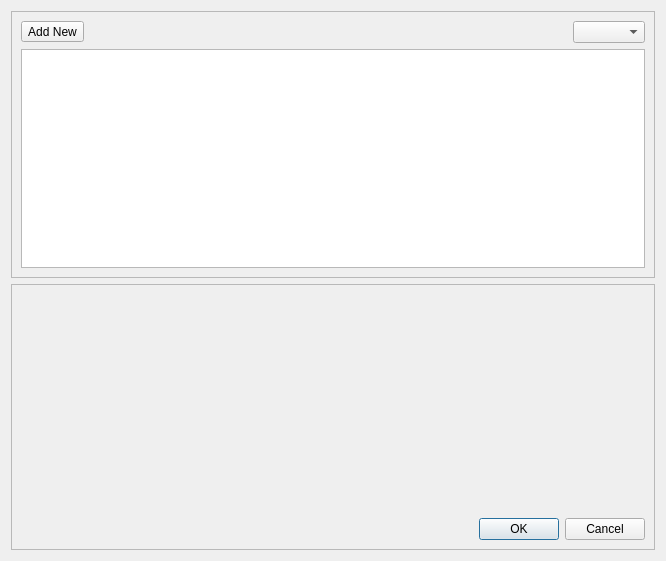
<?xml version="1.0" encoding="UTF-8"?>
<ui version="4.0">
 <class>MainWidget</class>
 <widget class="QWidget" name="MainWidget">
  <property name="geometry">
   <rect>
    <x>0</x>
    <y>0</y>
    <width>666</width>
    <height>561</height>
   </rect>
  </property>
  <property name="windowTitle">
   <string notr="true">MainWidget</string>
  </property>
  <layout class="QVBoxLayout" name="verticalLayout">
   <item>
    <widget class="QFrame" name="frameList">
     <property name="frameShape">
      <enum>QFrame::StyledPanel</enum>
     </property>
     <property name="frameShadow">
      <enum>QFrame::Raised</enum>
     </property>
     <layout class="QGridLayout" name="gridLayout_2">
      <item row="0" column="0">
       <layout class="QHBoxLayout" name="horizontalLayout_3">
        <item>
         <widget class="QToolButton" name="pushNew">
          <property name="text">
           <string>Add New</string>
          </property>
          <property name="popupMode">
           <enum>QToolButton::InstantPopup</enum>
          </property>
          <property name="toolButtonStyle">
           <enum>Qt::ToolButtonTextBesideIcon</enum>
          </property>
          <property name="arrowType">
           <enum>Qt::NoArrow</enum>
          </property>
         </widget>
        </item>
        <item>
         <spacer name="horizontalSpacer_2">
          <property name="orientation">
           <enum>Qt::Horizontal</enum>
          </property>
          <property name="sizeHint" stdset="0">
           <size>
            <width>40</width>
            <height>20</height>
           </size>
          </property>
         </spacer>
        </item>
        <item>
         <widget class="KComboBox" name="comboFilter"/>
        </item>
       </layout>
      </item>
      <item row="1" column="0">
       <widget class="QListWidget" name="listItems"/>
      </item>
     </layout>
    </widget>
   </item>
   <item>
    <widget class="QFrame" name="frameEdit">
     <property name="frameShape">
      <enum>QFrame::StyledPanel</enum>
     </property>
     <property name="frameShadow">
      <enum>QFrame::Raised</enum>
     </property>
     <layout class="QGridLayout" name="gridLayout_3">
      <item row="1" column="0">
       <widget class="QDialogButtonBox" name="buttonBox">
        <property name="standardButtons">
         <set>QDialogButtonBox::Cancel|QDialogButtonBox::Ok</set>
        </property>
       </widget>
      </item>
      <item row="0" column="0">
       <widget class="QScrollArea" name="scrollWidget">
        <property name="frameShape">
         <enum>QFrame::NoFrame</enum>
        </property>
        <property name="frameShadow">
         <enum>QFrame::Plain</enum>
        </property>
        <property name="widgetResizable">
         <bool>true</bool>
        </property>
        <widget class="QWidget" name="scrollAreaWidgetContents">
         <property name="geometry">
          <rect>
           <x>0</x>
           <y>0</y>
           <width>644</width>
           <height>231</height>
          </rect>
         </property>
         <layout class="QGridLayout" name="gridLayout">
          <item row="0" column="0">
           <widget class="QFrame" name="frameWidget">
            <property name="frameShape">
             <enum>QFrame::NoFrame</enum>
            </property>
            <property name="frameShadow">
             <enum>QFrame::Raised</enum>
            </property>
           </widget>
          </item>
         </layout>
        </widget>
       </widget>
      </item>
     </layout>
    </widget>
   </item>
  </layout>
 </widget>
 <customwidgets>
  <customwidget>
   <class>KComboBox</class>
   <extends>QComboBox</extends>
   <header>kcombobox.h</header>
  </customwidget>
 </customwidgets>
 <tabstops>
  <tabstop>comboFilter</tabstop>
  <tabstop>listItems</tabstop>
  <tabstop>buttonBox</tabstop>
 </tabstops>
 <resources/>
 <connections/>
</ui>
